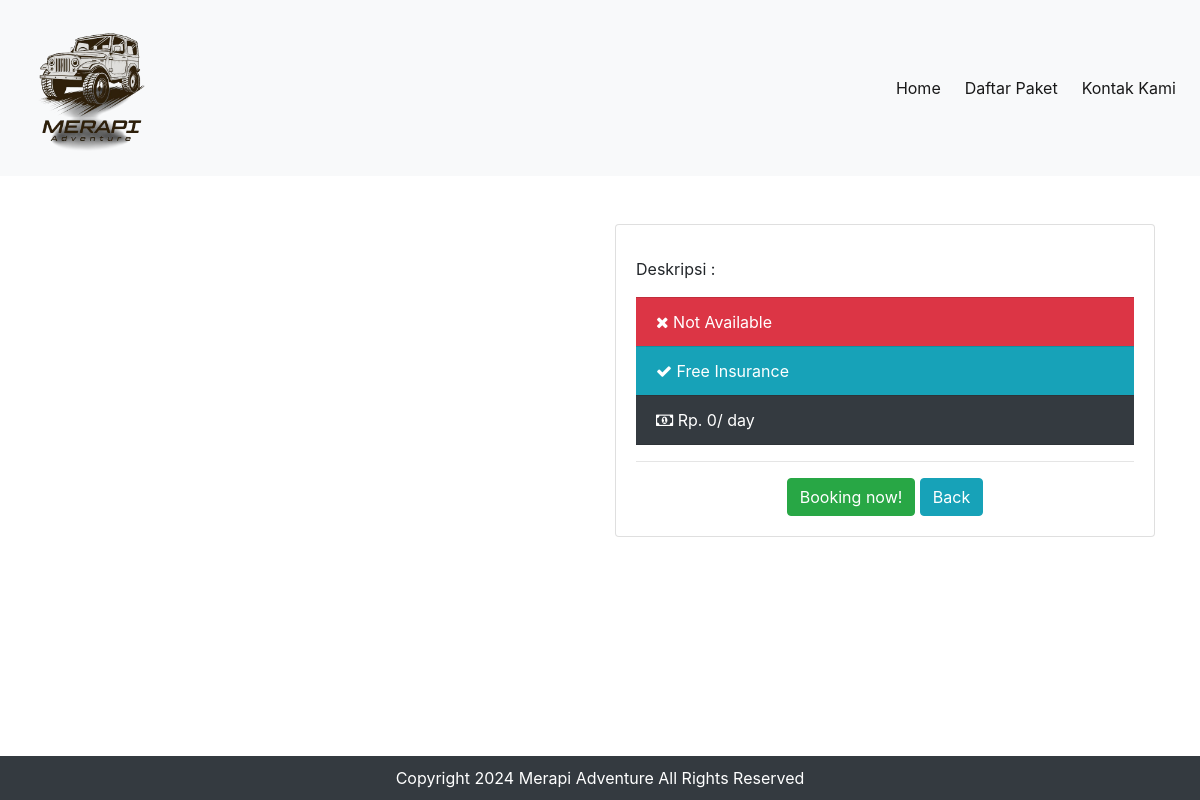
Page /detail.php on the earlier database version.
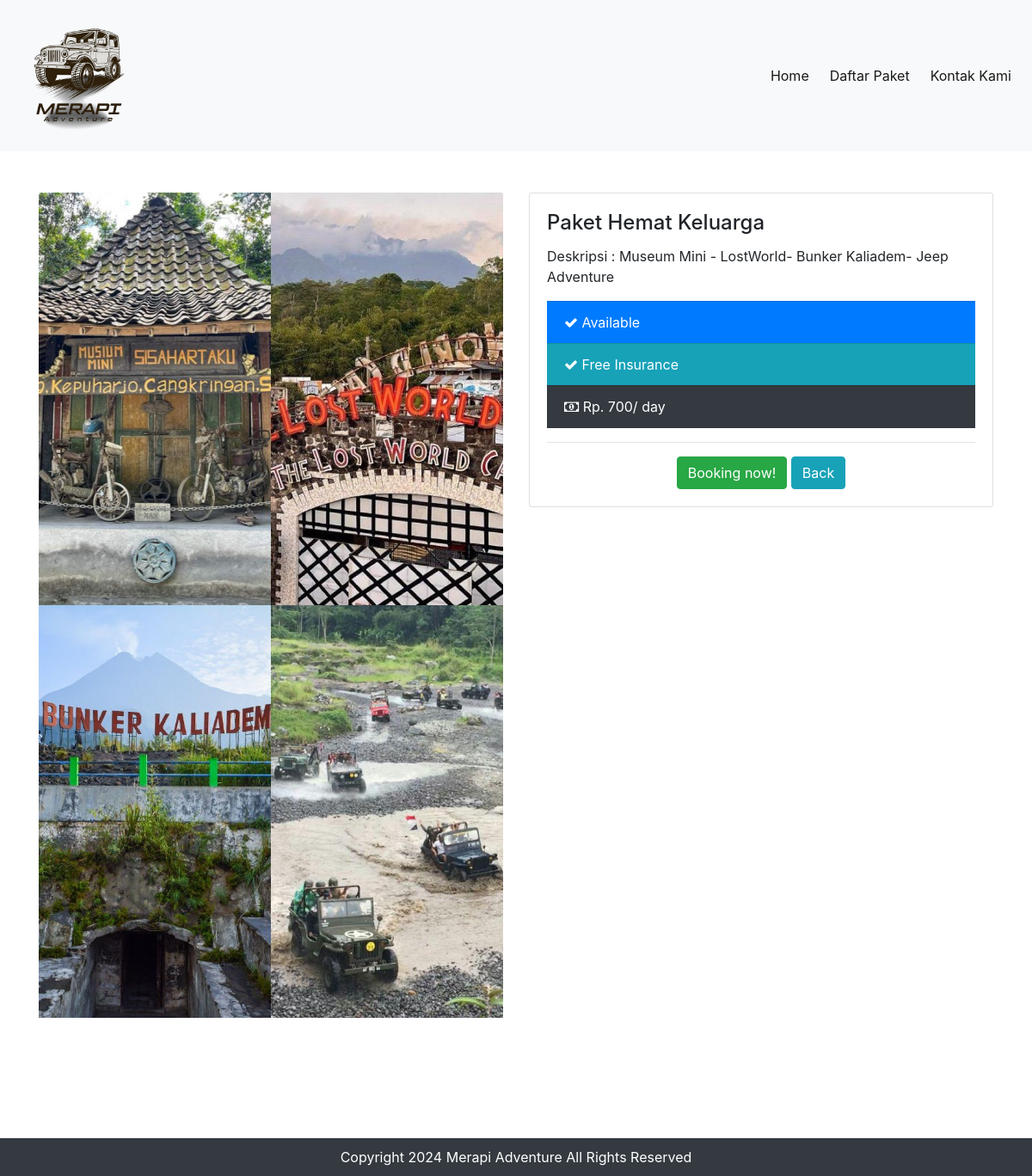
Same page on the later database version.
### tables this page shows
CREATE TABLE `rute` (
  `id_rute` int(11) NOT NULL,
  `nama_paket` varchar(255) DEFAULT NULL,
  `harga` varchar(225) NOT NULL,
  `deskripsi` varchar(255) NOT NULL,
  `status` varchar(255) NOT NULL,
  `gambar` text NOT NULL
);

### detail.php (the view, shortened to what this page needs)
<?php
    include 'header.php';
    $id = strip_tags($_GET['id']);
    $hasil = $koneksi->query("SELECT * FROM rute WHERE id_rute = '$id'")->fetch();
?>
<div class="container mt-5">
<div class="row">
    <div class="col-sm-6">
        <img class="card-img-top w-100"
            style="object-fit:cover;"
            src="assets/image/<?php echo $hasil['gambar'];?>" alt="">
    </div>
    <div class="col-sm-6">
        <div class="card">
            <div class="card-body">
                <h4 class="card-title"><?php echo $hasil['nama_paket'];?></h4>
                <p class="card-text">
                    Deskripsi :
                    <?php echo $hasil['deskripsi'];?>
                </p>
                <ul class="list-group list-group-flush">
                    <?php if($hasil['status'] == 'Tersedia'){?>
                    <li class="list-group-item bg-primary text-white">
                        <i class="fa fa-check"></i> Available
                    </li>
                    <?php }else{?>
                    <li class="list-group-item bg-danger text-white">
                        <i class="fa fa-close"></i> Not Available
                    </li>
                    <?php }?>
                    <li class="list-group-item bg-info text-white"><i class="fa fa-check"></i> Free Insurance</li>
                    <li class="list-group-item bg-dark text-white">
                        <i class="fa fa-money"></i> Rp. <?php echo number_format($hasil['harga']);?>/ day
                    </li>
                </ul>
                <hr/>
                <center>
                    <a href="booking.php?id=<?php echo $hasil['id_rute'];?>" class="btn btn-success">Booking now!</a>
                    <a href="index.php" class="btn btn-info">Back</a>
                </center>
            </div>
         </div>
    </div>
</div>
</div>
<?php include 'footer.php';?>

Differences in the rows shown:
added rute: gambar (picture), nama_paket "Paket Hemat Keluarga", deskripsi "Museum Mini - LostWorld- Bunker Kaliadem- Jeep Adventure", harga "700"
Other differences:
$hasil['harga']: "0" → (not shown)
text no longer shown: "Not Available"
text now shown: "Available"
